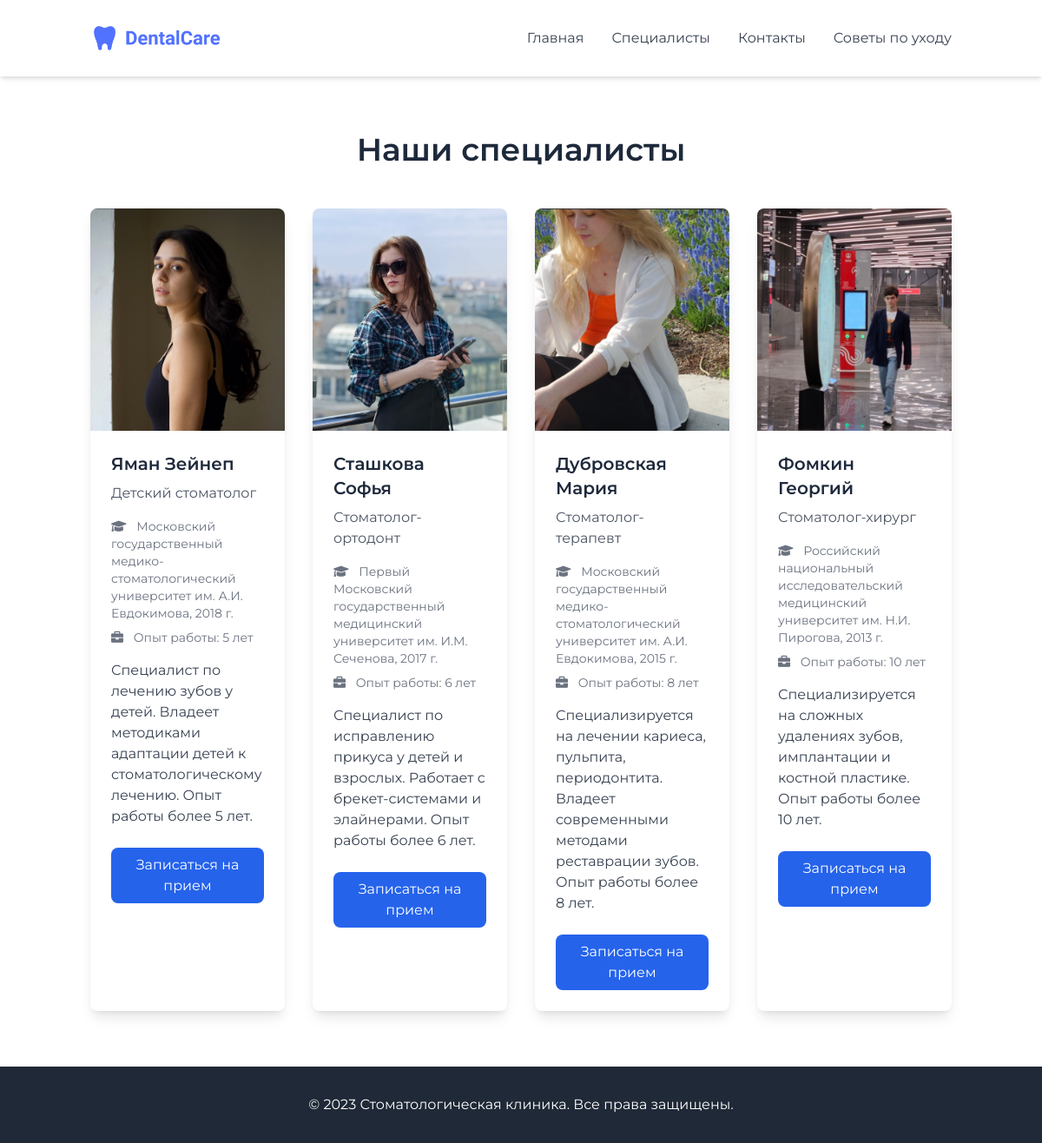
Page /specialists.php on the committed database.
### tables this page shows
CREATE TABLE IF NOT EXISTS specialists (
    id INT AUTO_INCREMENT PRIMARY KEY,
    name VARCHAR(100) NOT NULL,
    position VARCHAR(100) NOT NULL,
    specialization VARCHAR(50) NOT NULL,
    experience INT NOT NULL,
    education TEXT NOT NULL,
    description TEXT NOT NULL,
    image VARCHAR(255) NOT NULL,
    created_at TIMESTAMP DEFAULT CURRENT_TIMESTAMP
);

### specialists.php (the view, shortened to what this page needs)
<?php
require_once 'config.php';
$stmt = $pdo->query("SELECT * FROM specialists ORDER BY position, name");
$specialists = $stmt->fetchAll(PDO::FETCH_ASSOC);
?>
<!DOCTYPE html>
<html lang="ru">
<head>
    <script src="https://cdn.tailwindcss.com"></script>
    <link rel="stylesheet" href="https://cdnjs.cloudflare.com/ajax/libs/font-awesome/6.0.0/css/all.min.css">
    <link rel="stylesheet" href="styles.css">
</head>
<body>
    <header class="bg-white shadow-md py-4">
        <div class="container mx-auto px-4 flex flex-wrap items-center justify-between">
            <div class="logo flex items-center">
                <img src="images/logo.png" alt="Логотип клиники" class="h-12">
            </div>
            <nav class="hidden md:flex space-x-8">
                <a href="index.php" class="text-gray-700 hover:text-blue-600 font-medium">Главная</a>
                <a href="specialists.php" class="text-gray-700 hover:text-blue-600 font-medium">Специалисты</a>
                <a href="contacts.html" class="text-gray-700 hover:text-blue-600 font-medium">Контакты</a>
                <a href="advice.html" class="text-gray-700 hover:text-blue-600 font-medium">Советы по уходу</a>
            </nav>
        </div>
    </header>
    <section class="py-16">
        <div class="container mx-auto px-4">
            <h1 class="text-4xl font-bold text-center mb-12">Наши специалисты</h1>
            <div class="grid grid-cols-1 md:grid-cols-2 lg:grid-cols-4 gap-8">
                <?php foreach ($specialists as $specialist): ?>
                <div class="bg-white rounded-lg shadow-lg overflow-hidden">
                    <img src="<?php echo htmlspecialchars($specialist['image']); ?>"
                         alt="<?php echo htmlspecialchars($specialist['name']); ?>"
                         class="w-full h-64 object-cover">
                    <div class="p-6">
                        <h3 class="text-xl font-bold mb-2"><?php echo htmlspecialchars($specialist['name']); ?></h3>
                        <p class="text-gray-600 mb-4"><?php echo htmlspecialchars($specialist['position']); ?></p>
                        <div class="space-y-2 mb-4">
                            <p class="text-sm text-gray-500">
                                <i class="fas fa-graduation-cap mr-2"></i>
                                <?php echo htmlspecialchars($specialist['education']); ?>
                            </p>
                            <p class="text-sm text-gray-500">
                                <i class="fas fa-briefcase mr-2"></i>
                                Опыт работы: <?php echo $specialist['experience']; ?> лет
                            </p>
                        </div>
                        <p class="text-gray-700 mb-6"><?php echo htmlspecialchars($specialist['description']); ?></p>
                        <a href="appointment.php?specialist=<?php echo $specialist['id']; ?>"
                           class="block text-center bg-blue-600 text-white py-2 px-4 rounded-lg hover:bg-blue-700 transition-colors">
                            Записаться на прием
                        </a>
                    </div>
                </div>
                <?php endforeach; ?>
            </div>
        </div>
    </section>
    <footer class="bg-gray-800 text-white py-8">
        <div class="container mx-auto px-4">
            <div class="text-center">
                <p>&copy; 2023 Стоматологическая клиника. Все права защищены.</p>
            </div>
        </div>
    </footer>
</body>
</html>

### styles.css (style rules this page uses)
:root { --primary-color: #2563eb; --primary-light: #3b82f6; --primary-dark: #1d4ed8; --primary-hover: #1e40af; --secondary-color: #64748b; --text-color: #1e293b; --light-bg: #f1f5f9; --white: #ffffff; --shadow-sm: 0 4px 6px -1px rgba(0, 0, 0, 0.1); --shadow-md: 0 10px 15px -3px rgba(0, 0, 0, 0.1); --shadow-lg: 0 20px 25px -5px rgba(0, 0, 0, 0.1); }
* { margin: 0; padding: 0; box-sizing: border-box; }
body { font-family: 'Montserrat', sans-serif; line-height: 1.7; color: var(--text-color); }
.container { max-width: 1280px; margin: 0 auto; padding: 0 2rem; }
.logo img { height: 3.5rem; transition: transform 0.3s ease; }

### rows in the picture
specialists: image (picture), name "Яман Зейнеп", position "Детский стоматолог", education "Московский государственный медико-стоматологический университет им. А.И. Евдокимова, 2018 г.", experience "5", description "Специалист по лечению зубов у детей. Владеет методиками адаптации детей к стоматологическому лечению. Опыт работы более 5 лет."
specialists: image (picture), name "Сташкова Софья", position "Стоматолог-ортодонт", education "Первый Московский государственный медицинский университет им. И.М. Сеченова, 2017 г.", experience "6", description "Специалист по исправлению прикуса у детей и взрослых. Работает с брекет-системами и элайнерами. Опыт работы более 6 лет."
specialists: image (picture), name "Дубровская Мария", position "Стоматолог-терапевт", education "Московский государственный медико-стоматологический университет им. А.И. Евдокимова, 2015 г.", experience "8", description "Специализируется на лечении кариеса, пульпита, периодонтита. Владеет современными методами реставрации зубов. Опыт работы более 8 лет."
specialists: image (picture), name "Фомкин Георгий", position "Стоматолог-хирург", education "Российский национальный исследовательский медицинский университет им. Н.И. Пирогова, 2013 г.", experience "10", description "Специализируется на сложных удалениях зубов, имплантации и костной пластике. Опыт работы более 10 лет."
